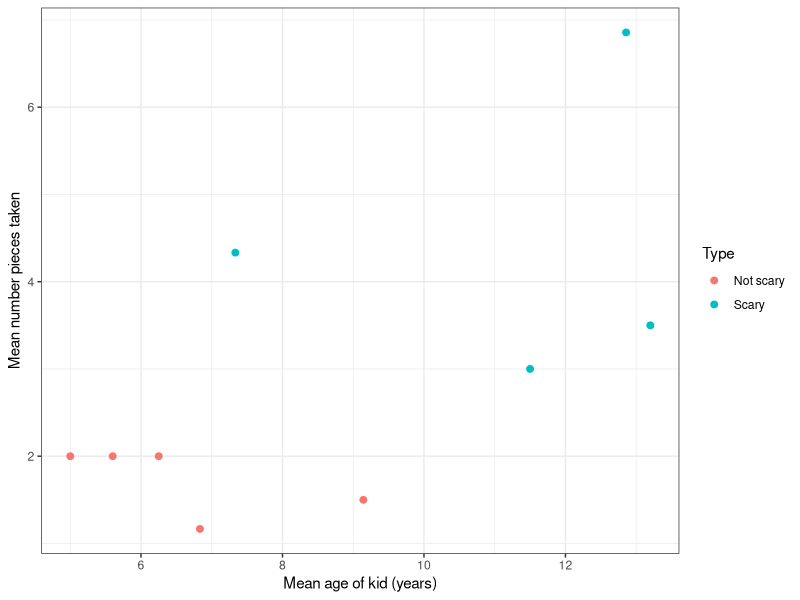
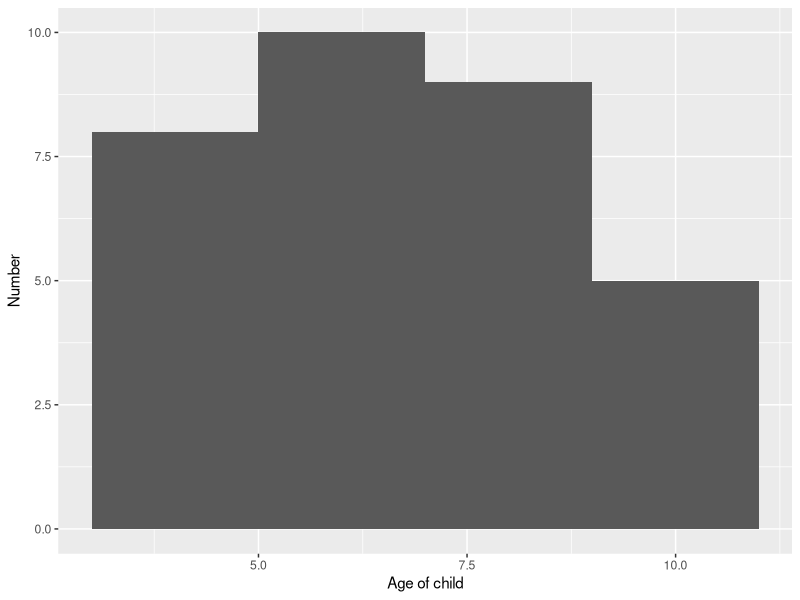
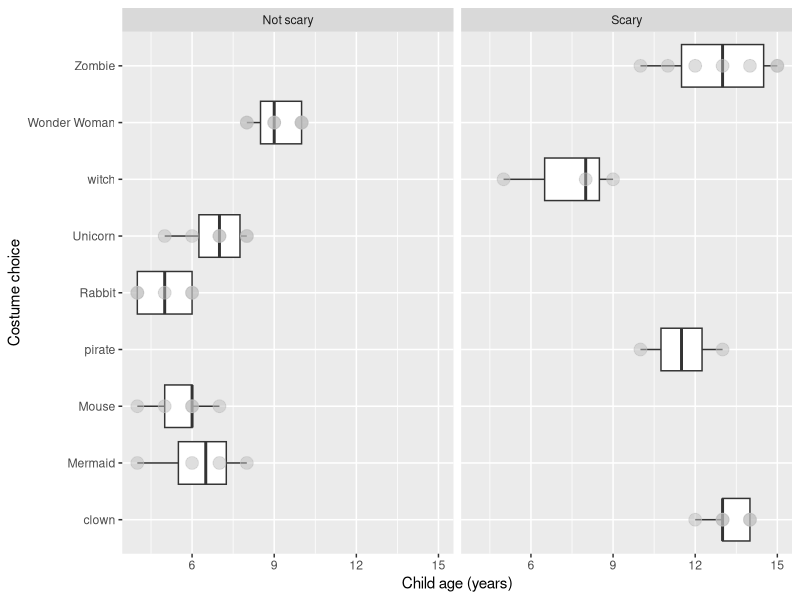

Reproduce these figures in R, in order.
## ---- chunk 1
rm(list=ls()) # Clears R's brain
library(dplyr)
library(ggplot2)
library(here)
## ---- chunk 2
DF <- read.csv(here("Data", "Halloween_data_PS2.csv"))
# Using the here() function helps prevent the file path from breaking
glimpse(DF)
# After importing the data, it is good to look at the structure and type of data present
## ---- chunk 3
DF$Costume <- as.factor(DF$Costume)
DF$Type <- as.factor(DF$Type)
# Now that I converted these to factor data, I want to observe the data frame to ensure that they were in fact converted correctly. 
glimpse(DF)
str(DF)
# Either of these functions are good ways to see a summary of the data in the data frame. Both show that Costume and Type are now factors
## ---- chunk 4
unique(DF$Costume) # this function shows me that some of the costumes are repeated and are considered unique strings within the Costume variable

wonder_woman <- which(DF$Costume == "wonder woman" | DF$Costume == "Wonder Woman" | DF$Costume == "Wonder woman")
DF$Costume[wonder_woman] <- "Wonder Woman"

clown <- which(DF$Costume == "creepy clown" | DF$Costume == "clown" | DF$Costume == "Creepy clown")
DF$Costume[clown] <- "clown"

witch <- which(DF$Costume == "Witch" | DF$Costume == "witch" | DF$Costume == "witch ")
DF$Costume[witch] <- "witch"
# 'witch' is included twice in this list because in the original .csv file, there is a 'witch ' with a space after it, making it a different string factor from just 'witch'
## ---- chunk 5
scary <- which(DF$Type == "Scary" | DF$Type == "scary" | DF$Type == "scary ")
DF$Type[scary] <- "Scary"
# 'scary' and 'scary ' are both included due to the same spacing problem in the .csv file as the 'witch' and 'witch ' scenario
## ---- chunk 6
fig1 <- DF %>%
group_by(Costume, Type) %>%
  summarise(
    mean_age = mean(age, na.rm =T),
    mean_candy = mean(candy_pieces, na.rm = T))
## ---- chunk 7
ggplot(fig1, aes(x = mean_age, y = mean_candy, color = Type)) +
  geom_point(size = 2) +
  xlab("Mean age of kid (years)") +
  ylab("Mean number pieces taken") +
  theme_bw()
## ---- chunk 8
fig2 <- DF %>%
group_by(Type = "Not scary") %>%
filter(age <= 10)

## ---- chunk 9
ggplot(fig2, aes(x = age)) +
  geom_histogram(bins = 4) + 
  xlab("Age of child") +
  ylab("Number")
## ---- chunk 10
ggplot(DF, aes(x = age, y = Costume)) +
  geom_boxplot() +
  geom_point(size = 4, color = 'grey', alpha = 0.5) +
  xlab("Child age (years)") +
  ylab("Costume choice") +
  facet_wrap(~Type) # This allows me to group the data on the figure base don Type of costume

# I did not use 'coord_flip()' as recommended by the instructions because the coordinates were already correctly displayed (years on the x-axis, costumes on the y-axis)
